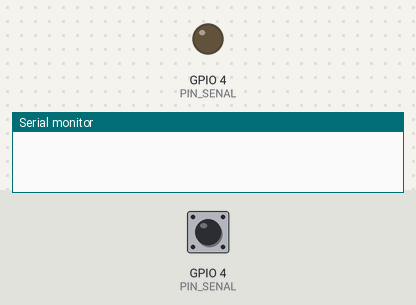
Simulated run of this sketch. Board: ESP32. On the bench: output pins drawn as LEDs (lit = HIGH), the last lines printed to the serial monitor. The test bench sets the inputs (shaded band); at power-on: GPIO 4 (PIN_SENAL) HIGH.

Above: at 0.0 s.
At 1.9 s:
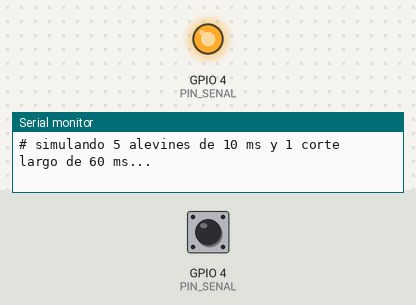
Timing chart, 0 to 3.4 s (numbered marks = the images above):
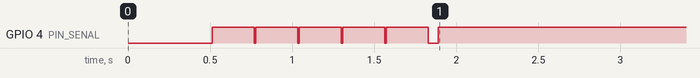

The sketch:

autoprueba.ino
```cpp
/*
 * Autoprueba del contador: comprueba la lógica de conteo sin depender del sensor.
 *
 * Existe porque cuando el montaje no cuenta hay dos sospechosos muy distintos —el circuito del
 * comparador y el programa de la tarjeta— y hasta separarlos uno anda revisando cables a ciegas.
 * Esta prueba descarta uno de los dos en diez segundos y sin tocar nada.
 *
 * ## Cómo se prueba sola
 *
 * El pin de la señal se pone un instante como SALIDA y la propia placa lo lleva a tierra y lo
 * suelta, igual que haría el comparador cuando un alevín tapa el haz. La interrupción no
 * distingue quién movió el pin: ve los mismos flancos y cuenta igual.
 *
 * Es seguro con el circuito conectado. La salida del LM393 es de colector abierto: solo sabe
 * tirar a tierra o soltarse, nunca empuja corriente, así que no hay nada contra lo que pelear.
 * Al soltar, lo único que hay enfrente es la resistencia de subida de 10 kΩ, que a 3,3 V deja
 * pasar un tercio de miliamperio.
 *
 * ## Qué debería salir
 *
 * Cinco cortes de 10 ms (un alevín normal) y uno de 60 ms (dos pegados):
 *
 *     contados = 6   ambiguos = 1
 *
 * Si sale eso, el programa y la tarjeta están bien y el problema está en el circuito. Si no
 * sale, el problema es de este lado y no hay por qué seguir revisando cables.
 */

#define PIN_SENAL 4

// Los mismos tiempos del sketch de verdad, para que la prueba mida lo que de verdad corre.
#define ANTIRREBOTE_US 1500
#define CORTE_LARGO_US 25000

volatile unsigned long peces = 0;
volatile unsigned long ambiguos = 0;
volatile unsigned long cortadoDesdeUs = 0;
volatile unsigned long ultimoFlancoUs = 0;
volatile unsigned long duraciones[12];
volatile int cuantas = 0;

portMUX_TYPE candado = portMUX_INITIALIZER_UNLOCKED;

/** La misma interrupción del sketch real: un solo antirrebote para los dos flancos. */
void IRAM_ATTR alCambiar() {
  unsigned long ahora = micros();
  if (ahora - ultimoFlancoUs < ANTIRREBOTE_US) return;
  ultimoFlancoUs = ahora;

  if (digitalRead(PIN_SENAL) == LOW) {   // se cortó el haz
    cortadoDesdeUs = ahora;
    return;
  }

  unsigned long duro = ahora - cortadoDesdeUs;
  portENTER_CRITICAL_ISR(&candado);
  peces++;
  if (duro > CORTE_LARGO_US) ambiguos++;
  if (cuantas < 12) duraciones[cuantas++] = duro;
  portEXIT_CRITICAL_ISR(&candado);
}

/** Un corte simulado: la placa se tira el pin a tierra y lo suelta. */
static void simularCruce(unsigned int ms) {
  pinMode(PIN_SENAL, OUTPUT);
  digitalWrite(PIN_SENAL, LOW);
  delay(ms);
  digitalWrite(PIN_SENAL, HIGH);
  delay(5);
  pinMode(PIN_SENAL, INPUT_PULLUP);   // se devuelve al estado en que lo usa el sketch real
  delay(250);                          // separación holgada entre cruces
}

void setup() {
  Serial.begin(115200);
  delay(400);
  Serial.println("# autoprueba del contador de alevinos");
  Serial.printf("# pin de la señal: %d | antirrebote: %d us | corte largo: %d us\n",
                PIN_SENAL, ANTIRREBOTE_US, CORTE_LARGO_US);

  pinMode(PIN_SENAL, INPUT_PULLUP);
  attachInterrupt(digitalPinToInterrupt(PIN_SENAL), alCambiar, CHANGE);
  delay(100);

  Serial.println("# simulando 5 alevines de 10 ms y 1 corte largo de 60 ms...");
  for (int i = 0; i < 5; i++) simularCruce(10);
  simularCruce(60);
  delay(300);

  portENTER_CRITICAL(&candado);
  unsigned long c = peces, a = ambiguos;
  int n = cuantas;
  portEXIT_CRITICAL(&candado);

  Serial.printf("RESULTADO;contados=%lu;esperados=6;ambiguos=%lu;esperados=1\n", c, a);
  for (int i = 0; i < n; i++) {
    Serial.printf("DURACION;%d;%.1f ms\n", i + 1, duraciones[i] / 1000.0);
  }

  if (c == 6 && a == 1) {
    Serial.println("VEREDICTO;BIEN;la tarjeta y el programa cuentan correctamente");
    Serial.println("VEREDICTO;BIEN;si no cuenta con el sensor, el fallo esta en el circuito");
  } else {
    Serial.printf("VEREDICTO;MAL;se esperaban 6 contados y 1 ambiguo, salieron %lu y %lu\n", c, a);
  }
  Serial.println("# fin de la autoprueba");
}

void loop() {
  delay(1000);
}
```
